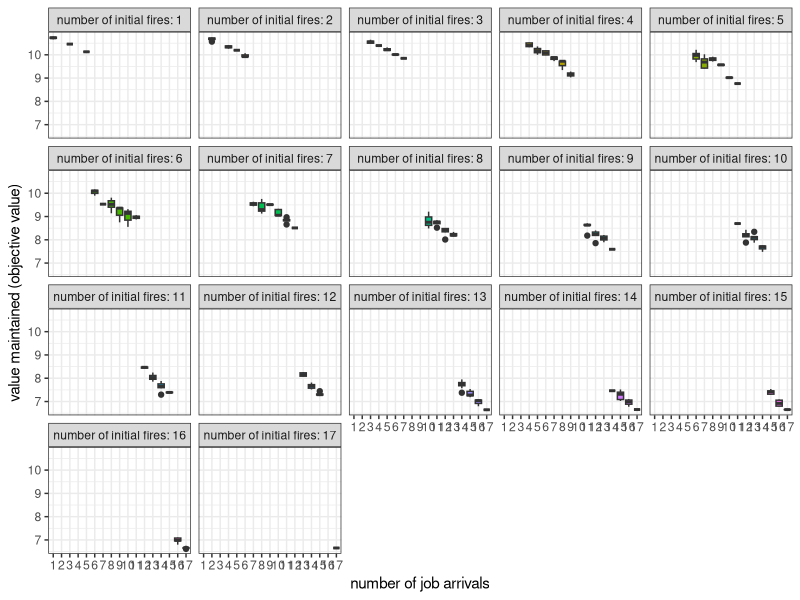
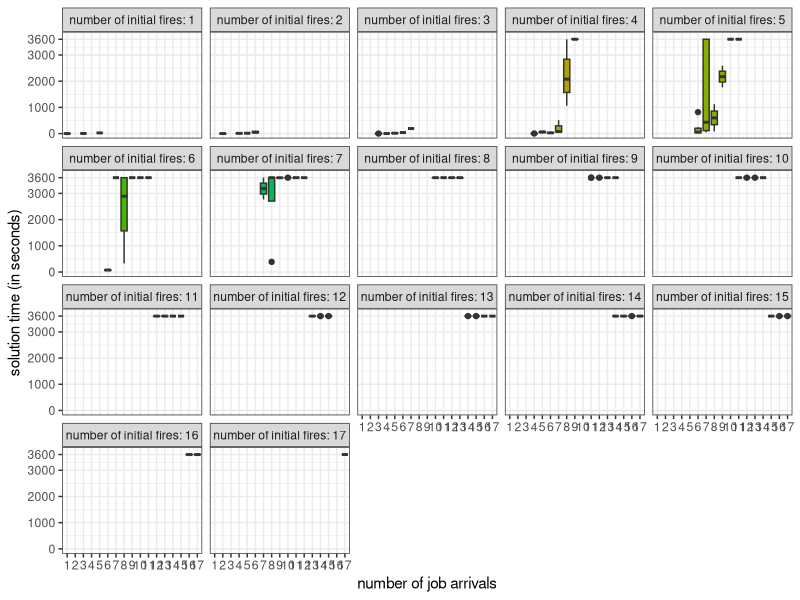
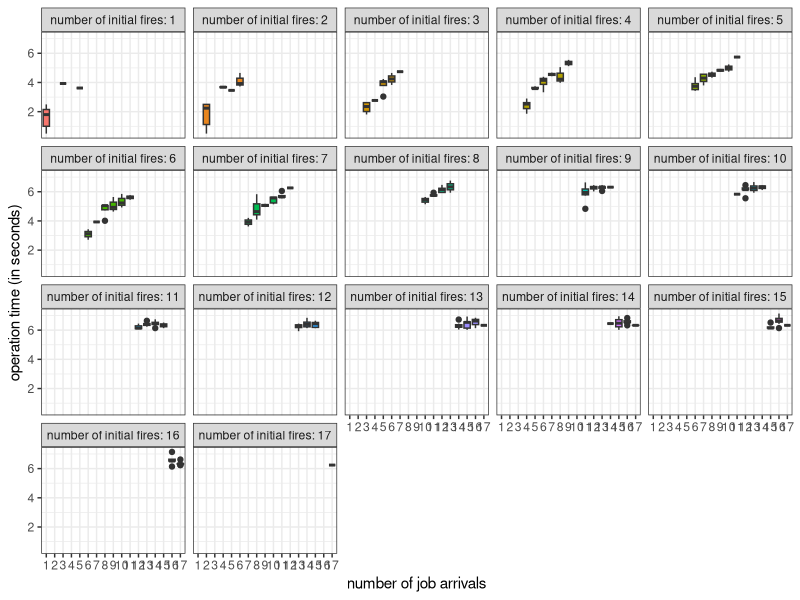

Reproduce these figures in R, in order. (Note: this script raises an error after producing the figures.)
library(tidyverse )
library(readxl)
library(ggplot2)
library(gridExtra)


results <- read.csv("combination_results_5x5.csv")


label_names <- c(
  `1` = "number of initial fires: 1",
  `2` = "number of initial fires: 2",
  `3` = "number of initial fires: 3",
  `4` = "number of initial fires: 4",
  `5` = "number of initial fires: 5",
  `6` = "number of initial fires: 6",
  `7` = "number of initial fires: 7",
  `8` = "number of initial fires: 8",
  `9` = "number of initial fires: 9",
  `10` = "number of initial fires: 10",
  `11` = "number of initial fires: 11",
  `12` = "number of initial fires: 12",
  `13` = "number of initial fires: 13",
  `14` = "number of initial fires: 14",
  `15` = "number of initial fires: 15",
  `16` = "number of initial fires: 16",
  `17` = "number of initial fires: 17",
  `18` = "number of initial fires: 18"
)

# box plot initial number of lines vs total value
p1 <- results %>% ggplot(aes(x = factor(number_of_jobs_arrived) , y = total_value, fill= factor(number_of_initial_fires))) +
    geom_boxplot() +
    theme_bw() + 
    xlab("number of job arrivals") + 
     ylab("value maintained (objective value)") +
    facet_wrap(.~factor(number_of_initial_fires), labeller = as_labeller(label_names)) +
    theme(legend.position = "none") 

p1


# box plot initial number of lines vs solution time
p2 <- results %>% ggplot(aes(x = factor(number_of_jobs_arrived) , y = python_time, fill= factor(number_of_initial_fires))) +
  geom_boxplot() +
  theme_bw() + 
  xlab("number of job arrivals") + 
  ylab("solution time (in seconds)") +
  scale_y_continuous(name="solution time (in seconds)", limits=c(0, 3700), breaks=c(0, 1000, 2000, 3000, 3600)) +
  facet_wrap(.~factor(number_of_initial_fires), labeller = as_labeller(label_names)) +
  theme(legend.position = "none") 

p2



# box plot initial number of lines vs operation time
p3 <- results %>% ggplot(aes(x = factor(number_of_jobs_arrived) , y = operation_time, fill= factor(number_of_initial_fires))) +
  geom_boxplot() +
  theme_bw() + 
  xlab("number of job arrivals") + 
  ylab("operation time (in seconds)") +
  facet_wrap(.~factor(number_of_initial_fires), labeller = as_labeller(label_names)) +
  theme(legend.position = "none") 

p3




p4

my_vec = c(1:17)

my_combi1 <- unlist(lapply(1:length(my_vec),    # Get all combinations
                           combinat::combn, 
                           x = my_vec,
                           simplify = FALSE), 
                    recursive = FALSE)
length(my_combi1)
